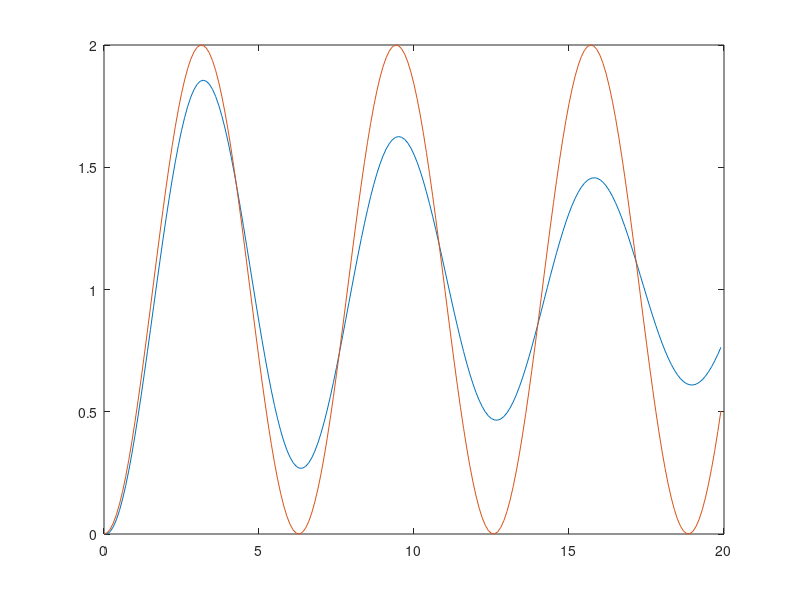

MATLAB code for this plot:
T = 0.1;
y(1)=0;
y(2)=0;
t(1)=0;
t(2)=T;
a(1)=0;
a(2)=1-cos(T);
for n = 1:198
    y(n+2)=(2*y(n+1)-y(n)+T*T)/(1+T*T);
    t(n+2)=t(n+1)+T;
    a(n+2)=1-cos(t(n+2));
end
plot(t,y,'-',t,a,'-');